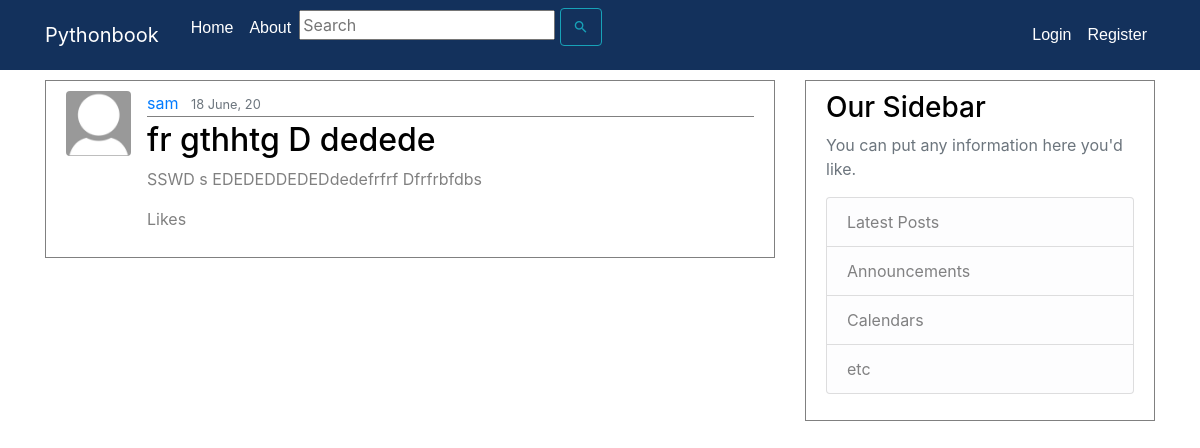
The page /post/41/ on the database its author committed.
### blog/models.py (models this page shows, shortened)
class Post(models.Model):
    title = models.CharField(max_length=100)
    content = models.TextField()
    date_posted = models.DateTimeField(default=timezone.now)
    author = models.ForeignKey(User, on_delete=models.CASCADE, related_name='author')

### users/models.py (models this page shows, shortened)
class Profile(models.Model):
    user = models.OneToOneField(User, on_delete=models.CASCADE)
    image = models.ImageField(default='default.jpg', upload_to='profile_pics')

### blog/views.py (the view)
# urls.py: path('post/<int:pk>/', PostDetailView.as_view(), name='post-detail'),
class PostDetailView(DetailView):
    model = Post

### blog/templates/blog/post_detail.html (shortened to what this page needs)
{% extends "blog/base.html" %}
{% block content %}
        <article class="media content-section">
          <img class="rounded article-img" src="{{ object.author.profile.image.url }}">
            <div class="media-body">
            <div class="article-metadata">
              <a class="mr-2" href="{% url 'user-posts' object.author.username %}">{{ object.author }}</a>
              <small class="text-muted">{{ object.date_posted|date:"d F, y" }}</small>
            </div>
            <h2 class="article-title">{{ object.title }}</h2>
            <p class="article-content">{{ object.content }}</p>
              <p class="article-content">{{ instance.likes.count }} Likes</p>
          </div>
        </article>
{% endblock content %}

### blog/static/blog/main.css (style rules this page uses)
body { background: white; color: grey; margin-top: 5rem; }
h1, h2, h3, h4, h5, h6 { color: black; }
.content-section { color:grey; padding: 10px 20px; border: 1px solid; margin-bottom: 20px; }
.article-title { color: black; }
.article-content { color: grey; white-space: pre-line; }
.article-img { height: 65px; width: 65px; margin-right: 16px; }
.article-metadata { padding-bottom: 1px; margin-bottom: 4px; border-bottom: 1px solid gray; }

### rows shown on the page
Post: author.profile.image (placeholder picture), author "sam", date_posted "18 June, 20", title "fr gthhtg D dedede", content "SSWD s EDEDEDDEDEDdedefrfrf Dfrfrbfdbs"
